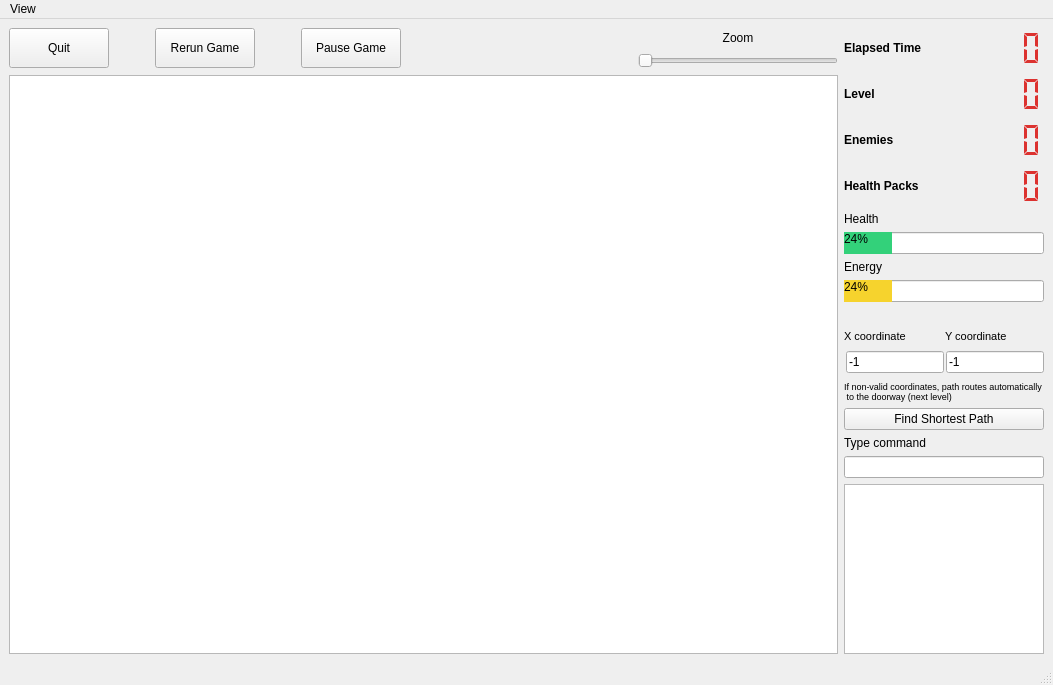
<?xml version="1.0" encoding="UTF-8"?>
<ui version="4.0">
 <class>GameWindow</class>
 <widget class="QMainWindow" name="GameWindow">
  <property name="geometry">
   <rect>
    <x>0</x>
    <y>0</y>
    <width>1053</width>
    <height>685</height>
   </rect>
  </property>
  <property name="windowTitle">
   <string>GameWindow</string>
  </property>
  <widget class="QWidget" name="centralwidget">
   <layout class="QVBoxLayout" name="verticalLayout_7">
    <item>
     <layout class="QHBoxLayout" name="horizontalLayout_2">
      <item>
       <layout class="QVBoxLayout" name="verticalLayout_5">
        <item>
         <layout class="QHBoxLayout" name="horizontalLayout">
          <item>
           <layout class="QHBoxLayout" name="horizontalLayout_3">
            <item>
             <widget class="QPushButton" name="quit_game">
              <property name="minimumSize">
               <size>
                <width>100</width>
                <height>40</height>
               </size>
              </property>
              <property name="layoutDirection">
               <enum>Qt::LeftToRight</enum>
              </property>
              <property name="styleSheet">
               <string notr="true">QPushButton{
qproperty-icon: url(:/qss_icons/light/rc/window_close_focus.png)
}</string>
              </property>
              <property name="text">
               <string>Quit</string>
              </property>
             </widget>
            </item>
            <item>
             <spacer name="horizontalSpacer_3">
              <property name="orientation">
               <enum>Qt::Horizontal</enum>
              </property>
              <property name="sizeType">
               <enum>QSizePolicy::Minimum</enum>
              </property>
              <property name="sizeHint" stdset="0">
               <size>
                <width>40</width>
                <height>20</height>
               </size>
              </property>
             </spacer>
            </item>
            <item>
             <widget class="QPushButton" name="rerun_game_2">
              <property name="minimumSize">
               <size>
                <width>100</width>
                <height>40</height>
               </size>
              </property>
              <property name="layoutDirection">
               <enum>Qt::LeftToRight</enum>
              </property>
              <property name="styleSheet">
               <string notr="true">QPushButton{
qproperty-icon: 
url(:/qss_icons/light/rc/arrow_left_focus.png)
}</string>
              </property>
              <property name="text">
               <string>Rerun Game</string>
              </property>
             </widget>
            </item>
            <item>
             <spacer name="horizontalSpacer_6">
              <property name="orientation">
               <enum>Qt::Horizontal</enum>
              </property>
              <property name="sizeType">
               <enum>QSizePolicy::Minimum</enum>
              </property>
              <property name="sizeHint" stdset="0">
               <size>
                <width>40</width>
                <height>20</height>
               </size>
              </property>
             </spacer>
            </item>
            <item>
             <widget class="QPushButton" name="pause">
              <property name="minimumSize">
               <size>
                <width>100</width>
                <height>40</height>
               </size>
              </property>
              <property name="layoutDirection">
               <enum>Qt::LeftToRight</enum>
              </property>
              <property name="styleSheet">
               <string notr="true">QPushButton{
qproperty-icon: 
url(:/qss_icons/light/rc/toolbar_move_horizontal_focus.png)
}</string>
              </property>
              <property name="text">
               <string>Pause Game</string>
              </property>
             </widget>
            </item>
           </layout>
          </item>
          <item>
           <spacer name="horizontalSpacer_4">
            <property name="orientation">
             <enum>Qt::Horizontal</enum>
            </property>
            <property name="sizeType">
             <enum>QSizePolicy::Expanding</enum>
            </property>
            <property name="sizeHint" stdset="0">
             <size>
              <width>40</width>
              <height>20</height>
             </size>
            </property>
           </spacer>
          </item>
          <item>
           <layout class="QVBoxLayout" name="verticalLayout_4">
            <property name="sizeConstraint">
             <enum>QLayout::SetDefaultConstraint</enum>
            </property>
            <item>
             <widget class="QLabel" name="zoom_label">
              <property name="styleSheet">
               <string notr="true"/>
              </property>
              <property name="text">
               <string>Zoom</string>
              </property>
              <property name="alignment">
               <set>Qt::AlignCenter</set>
              </property>
             </widget>
            </item>
            <item>
             <widget class="QSlider" name="horizontalSlider">
              <property name="sizePolicy">
               <sizepolicy hsizetype="Minimum" vsizetype="Fixed">
                <horstretch>0</horstretch>
                <verstretch>0</verstretch>
               </sizepolicy>
              </property>
              <property name="minimumSize">
               <size>
                <width>200</width>
                <height>0</height>
               </size>
              </property>
              <property name="orientation">
               <enum>Qt::Horizontal</enum>
              </property>
             </widget>
            </item>
           </layout>
          </item>
         </layout>
        </item>
        <item>
         <spacer name="horizontalSpacer">
          <property name="orientation">
           <enum>Qt::Horizontal</enum>
          </property>
          <property name="sizeType">
           <enum>QSizePolicy::Expanding</enum>
          </property>
          <property name="sizeHint" stdset="0">
           <size>
            <width>10000</width>
            <height>1</height>
           </size>
          </property>
         </spacer>
        </item>
        <item>
         <widget class="QGraphicsView" name="graphicsView"/>
        </item>
       </layout>
      </item>
      <item>
       <layout class="QVBoxLayout" name="verticalLayout_6">
        <property name="sizeConstraint">
         <enum>QLayout::SetMinimumSize</enum>
        </property>
        <item>
         <layout class="QGridLayout" name="gridLayout_2" columnstretch="0,0">
          <item row="4" column="0">
           <widget class="QLabel" name="level_label">
            <property name="styleSheet">
             <string notr="true">QLabel {
	font-weight: bold;
}
</string>
            </property>
            <property name="text">
             <string>Level</string>
            </property>
           </widget>
          </item>
          <item row="5" column="0">
           <widget class="QLabel" name="enemies_label">
            <property name="styleSheet">
             <string notr="true">QLabel {
	font-weight: bold;
}
</string>
            </property>
            <property name="text">
             <string>Enemies</string>
            </property>
           </widget>
          </item>
          <item row="0" column="0">
           <widget class="QLabel" name="time_label">
            <property name="styleSheet">
             <string notr="true">QLabel {
	font-weight: bold;
}
</string>
            </property>
            <property name="text">
             <string>Elapsed Time</string>
            </property>
           </widget>
          </item>
          <item row="0" column="1">
           <widget class="QLCDNumber" name="lcdTime">
            <property name="minimumSize">
             <size>
              <width>0</width>
              <height>40</height>
             </size>
            </property>
            <property name="styleSheet">
             <string notr="true">QLCDNumber{
    color: rgb(220, 50, 47);    
}
</string>
            </property>
            <property name="frameShape">
             <enum>QFrame::NoFrame</enum>
            </property>
            <property name="segmentStyle">
             <enum>QLCDNumber::Flat</enum>
            </property>
           </widget>
          </item>
          <item row="4" column="1">
           <widget class="QLCDNumber" name="lcdLevel">
            <property name="minimumSize">
             <size>
              <width>0</width>
              <height>40</height>
             </size>
            </property>
            <property name="styleSheet">
             <string notr="true">QLCDNumber{
    color: rgb(220, 50, 47);    
}
</string>
            </property>
            <property name="frameShape">
             <enum>QFrame::NoFrame</enum>
            </property>
            <property name="segmentStyle">
             <enum>QLCDNumber::Flat</enum>
            </property>
           </widget>
          </item>
          <item row="6" column="0">
           <widget class="QLabel" name="health_packs">
            <property name="styleSheet">
             <string notr="true">QLabel {
	font-weight: bold;
}
</string>
            </property>
            <property name="text">
             <string>Health Packs</string>
            </property>
           </widget>
          </item>
          <item row="5" column="1">
           <widget class="QLCDNumber" name="lcdEnemies">
            <property name="minimumSize">
             <size>
              <width>0</width>
              <height>40</height>
             </size>
            </property>
            <property name="styleSheet">
             <string notr="true">QLCDNumber{
    color: rgb(220, 50, 47);    
}
</string>
            </property>
            <property name="frameShape">
             <enum>QFrame::NoFrame</enum>
            </property>
            <property name="segmentStyle">
             <enum>QLCDNumber::Flat</enum>
            </property>
           </widget>
          </item>
          <item row="6" column="1">
           <widget class="QLCDNumber" name="lcdHealth">
            <property name="minimumSize">
             <size>
              <width>0</width>
              <height>40</height>
             </size>
            </property>
            <property name="styleSheet">
             <string notr="true">QLCDNumber{
    color: rgb(220, 50, 47);    
}
</string>
            </property>
            <property name="frameShape">
             <enum>QFrame::NoFrame</enum>
            </property>
            <property name="segmentStyle">
             <enum>QLCDNumber::Flat</enum>
            </property>
           </widget>
          </item>
         </layout>
        </item>
        <item>
         <layout class="QVBoxLayout" name="verticalLayout_2">
          <item>
           <widget class="QLabel" name="health_label">
            <property name="styleSheet">
             <string notr="true"/>
            </property>
            <property name="text">
             <string>Health</string>
            </property>
           </widget>
          </item>
          <item>
           <widget class="QProgressBar" name="health">
            <property name="whatsThis">
             <string/>
            </property>
            <property name="accessibleName">
             <string>Energy </string>
            </property>
            <property name="accessibleDescription">
             <string/>
            </property>
            <property name="autoFillBackground">
             <bool>false</bool>
            </property>
            <property name="styleSheet">
             <string notr="true"> QProgressBar::chunk {
     background-color: rgb(51, 209, 122);
 }
</string>
            </property>
            <property name="value">
             <number>24</number>
            </property>
            <property name="invertedAppearance">
             <bool>false</bool>
            </property>
            <property name="format">
             <string>%p%</string>
            </property>
           </widget>
          </item>
          <item>
           <widget class="QLabel" name="energy_label">
            <property name="styleSheet">
             <string notr="true"/>
            </property>
            <property name="text">
             <string>Energy</string>
            </property>
           </widget>
          </item>
          <item>
           <widget class="QProgressBar" name="energy">
            <property name="whatsThis">
             <string/>
            </property>
            <property name="accessibleName">
             <string>Energy </string>
            </property>
            <property name="accessibleDescription">
             <string/>
            </property>
            <property name="autoFillBackground">
             <bool>false</bool>
            </property>
            <property name="styleSheet">
             <string notr="true"> QProgressBar::chunk {
     background-color: rgb(246, 211, 45);
 }
</string>
            </property>
            <property name="value">
             <number>24</number>
            </property>
            <property name="invertedAppearance">
             <bool>false</bool>
            </property>
            <property name="format">
             <string>%p%</string>
            </property>
           </widget>
          </item>
          <item>
           <spacer name="horizontalSpacer_2">
            <property name="orientation">
             <enum>Qt::Horizontal</enum>
            </property>
            <property name="sizeType">
             <enum>QSizePolicy::Minimum</enum>
            </property>
            <property name="sizeHint" stdset="0">
             <size>
              <width>200</width>
              <height>20</height>
             </size>
            </property>
           </spacer>
          </item>
         </layout>
        </item>
        <item>
         <spacer name="verticalSpacer">
          <property name="orientation">
           <enum>Qt::Vertical</enum>
          </property>
          <property name="sizeType">
           <enum>QSizePolicy::Expanding</enum>
          </property>
          <property name="sizeHint" stdset="0">
           <size>
            <width>1</width>
            <height>10</height>
           </size>
          </property>
         </spacer>
        </item>
        <item>
         <spacer name="horizontalSpacer_8">
          <property name="orientation">
           <enum>Qt::Horizontal</enum>
          </property>
          <property name="sizeHint" stdset="0">
           <size>
            <width>40</width>
            <height>2</height>
           </size>
          </property>
         </spacer>
        </item>
        <item>
         <layout class="QHBoxLayout" name="horizontalLayout_6">
          <property name="spacing">
           <number>2</number>
          </property>
          <property name="bottomMargin">
           <number>0</number>
          </property>
          <item>
           <widget class="QLabel" name="label_2">
            <property name="font">
             <font>
              <pointsize>8</pointsize>
             </font>
            </property>
            <property name="text">
             <string>X coordinate</string>
            </property>
           </widget>
          </item>
          <item>
           <widget class="QLabel" name="label">
            <property name="font">
             <font>
              <pointsize>8</pointsize>
             </font>
            </property>
            <property name="text">
             <string>Y coordinate</string>
            </property>
           </widget>
          </item>
         </layout>
        </item>
        <item>
         <spacer name="horizontalSpacer_7">
          <property name="orientation">
           <enum>Qt::Horizontal</enum>
          </property>
          <property name="sizeHint" stdset="0">
           <size>
            <width>40</width>
            <height>2</height>
           </size>
          </property>
         </spacer>
        </item>
        <item>
         <layout class="QHBoxLayout" name="horizontalLayout_5">
          <property name="spacing">
           <number>2</number>
          </property>
          <property name="leftMargin">
           <number>2</number>
          </property>
          <property name="bottomMargin">
           <number>0</number>
          </property>
          <item>
           <widget class="QLineEdit" name="x_path">
            <property name="text">
             <string>-1</string>
            </property>
           </widget>
          </item>
          <item>
           <widget class="QLineEdit" name="y_path">
            <property name="text">
             <string>-1</string>
            </property>
           </widget>
          </item>
         </layout>
        </item>
        <item>
         <spacer name="horizontalSpacer_5">
          <property name="orientation">
           <enum>Qt::Horizontal</enum>
          </property>
          <property name="sizeHint" stdset="0">
           <size>
            <width>40</width>
            <height>2</height>
           </size>
          </property>
         </spacer>
        </item>
        <item>
         <widget class="QLabel" name="label_3">
          <property name="maximumSize">
           <size>
            <width>399</width>
            <height>16777215</height>
           </size>
          </property>
          <property name="font">
           <font>
            <pointsize>7</pointsize>
           </font>
          </property>
          <property name="midLineWidth">
           <number>40</number>
          </property>
          <property name="text">
           <string>If non-valid coordinates, path routes automatically
 to the doorway (next level)</string>
          </property>
         </widget>
        </item>
        <item>
         <widget class="QPushButton" name="path_find_trigger">
          <property name="text">
           <string>Find Shortest Path</string>
          </property>
         </widget>
        </item>
        <item>
         <widget class="QLabel" name="type_command">
          <property name="styleSheet">
           <string notr="true"/>
          </property>
          <property name="text">
           <string>Type command</string>
          </property>
         </widget>
        </item>
        <item>
         <widget class="QLineEdit" name="textEdit">
          <property name="styleSheet">
           <string notr="true"/>
          </property>
         </widget>
        </item>
        <item>
         <widget class="QPlainTextEdit" name="plainTextEdit">
          <property name="styleSheet">
           <string notr="true"/>
          </property>
         </widget>
        </item>
       </layout>
      </item>
     </layout>
    </item>
   </layout>
  </widget>
  <widget class="QMenuBar" name="menubar">
   <property name="geometry">
    <rect>
     <x>0</x>
     <y>0</y>
     <width>1053</width>
     <height>22</height>
    </rect>
   </property>
   <widget class="QMenu" name="view_menu">
    <property name="title">
     <string>View</string>
    </property>
    <addaction name="text_mode"/>
    <addaction name="sprite_mode"/>
    <addaction name="colour_mode"/>
   </widget>
   <addaction name="view_menu"/>
  </widget>
  <widget class="QStatusBar" name="statusbar"/>
  <action name="end_game">
   <property name="text">
    <string>End Game</string>
   </property>
  </action>
  <action name="start_game">
   <property name="text">
    <string>Start Game</string>
   </property>
  </action>
  <action name="rerun_game">
   <property name="text">
    <string>Re-run Game</string>
   </property>
  </action>
  <action name="manual">
   <property name="checkable">
    <bool>true</bool>
   </property>
   <property name="text">
    <string>Manual</string>
   </property>
  </action>
  <action name="automatic">
   <property name="checkable">
    <bool>true</bool>
   </property>
   <property name="text">
    <string>Automatic</string>
   </property>
  </action>
  <action name="save_game">
   <property name="text">
    <string>Save Game</string>
   </property>
  </action>
  <action name="text_mode">
   <property name="checkable">
    <bool>true</bool>
   </property>
   <property name="text">
    <string>Text</string>
   </property>
  </action>
  <action name="sprite_mode">
   <property name="checkable">
    <bool>true</bool>
   </property>
   <property name="text">
    <string>Sprite</string>
   </property>
  </action>
  <action name="colour_mode">
   <property name="checkable">
    <bool>true</bool>
   </property>
   <property name="text">
    <string>Colours</string>
   </property>
  </action>
 </widget>
 <resources/>
 <connections/>
</ui>
